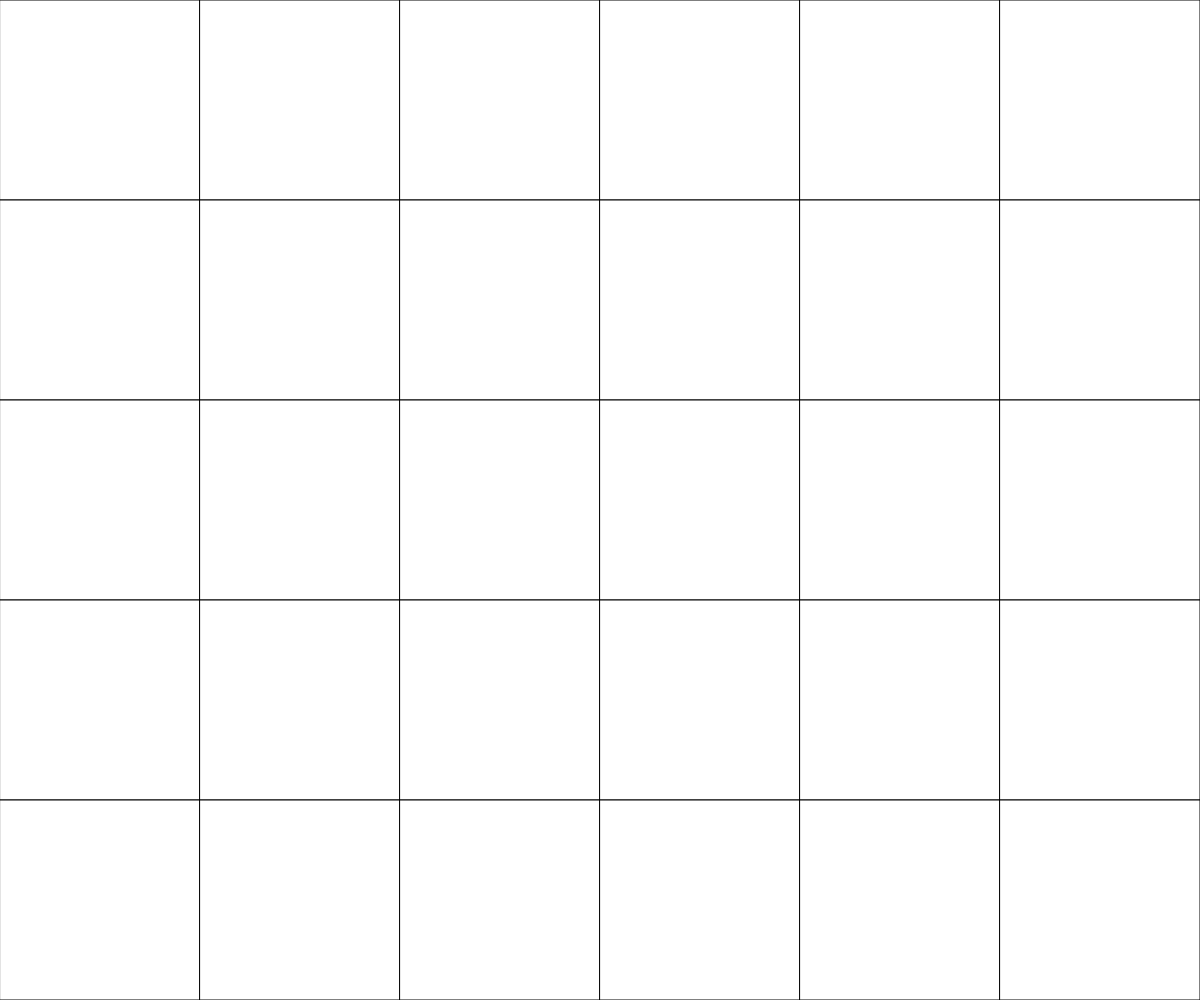
Frame 1 (no input)
Frame 60 (no input): identical to frame 1, image omitted
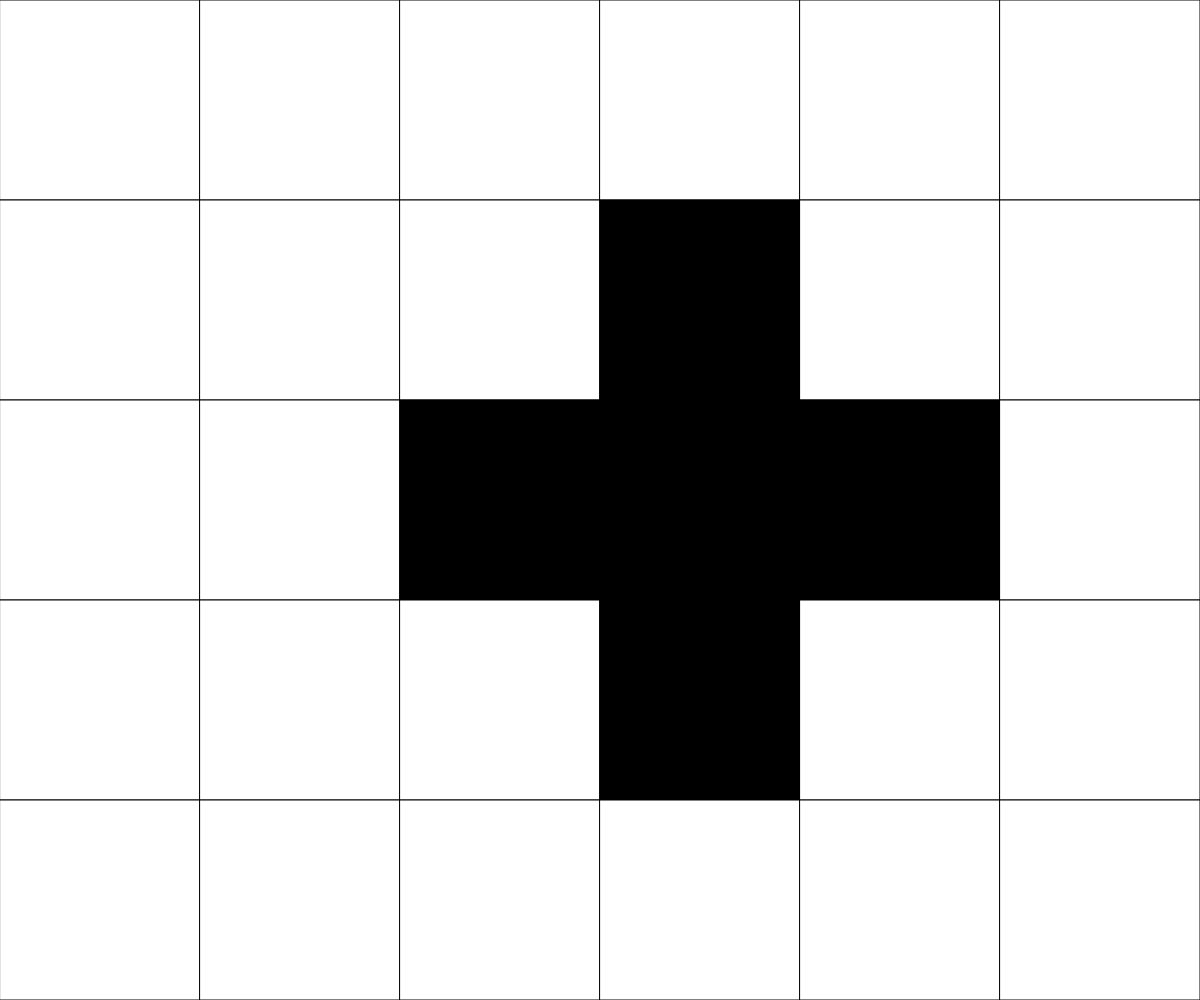
Frame 120 (the mouse pressed at the canvas centre since frame 60)

The p5.js sketch that drew these frames (run headless with seeded random() and noise() and a simulated clock; from frame 60 on, the mouse is pressed at the canvas centre):

// p5.js sketch
// ── sketch.js
// Project Title
// Your Name
// Date
//
// Extra for Experts:
// - describe what you did to take this project "above and beyond"

const CELL_SIZE = 200;
let heightFactor;
let widthFactor;
let grid = [[]];


function setup() {
  createCanvas(windowWidth, windowHeight);
  heightFactor = Math.floor(height / CELL_SIZE);
  widthFactor = Math.floor(width / CELL_SIZE);
  grid = generateGrid(widthFactor, heightFactor);
}

function draw() {
  background(220);
  drawGrid();
}

function generateGrid(rows, cols) {
  let newGrid = [];
  for (let y = 0; y < cols; y ++) {
    newGrid.push([]);
    for (let x = 0; x < rows; x ++) {
      newGrid[y].push(true);
    }
  }
  return newGrid;
}

function generateRandomGrid(rows, cols) {
  let newGrid = [];
  for (let y = 0; y < cols; y ++) {
    newGrid.push([]);
    for (let x = 0; x < rows; x ++) {
      let color = random(100);
      if (color > 50) {
        newGrid[y].push(true);
      }
      else {
        newGrid[y].push(false);
      }
    }
  }
  return newGrid;
}
function drawGrid() {
  for (let y = 0; y < heightFactor; y ++) {
    for (let x = 0; x < widthFactor; x ++) {
      if (grid[y][x]) {
        fill("white");
      }
      else {
        fill("black");
      }
      square(x * CELL_SIZE, y * CELL_SIZE, CELL_SIZE);
    }
  }
}

function mousePressed() {
  let x = Math.floor(mouseX / CELL_SIZE);
  let y = Math.floor(mouseY / CELL_SIZE);

  toggle(x, y);
  toggle(x + 1, y);
  toggle(x, y + 1);
  toggle(x - 1, y);
  toggle(x, y - 1);
}

function toggle(x, y) {
  if (x >= 0 && x < widthFactor && y >= 0 && y < heightFactor) {
    grid[y][x] = !grid[y][x];
  }
}
